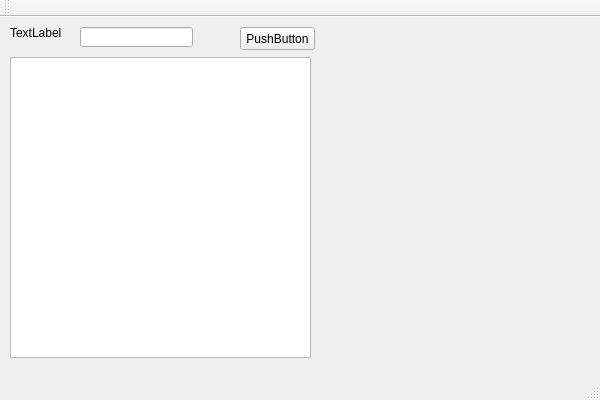
<?xml version="1.0" encoding="UTF-8"?>
<ui version="4.0">
 <class>MessageAnalyzerClass</class>
 <widget class="QMainWindow" name="MessageAnalyzerClass">
  <property name="geometry">
   <rect>
    <x>0</x>
    <y>0</y>
    <width>600</width>
    <height>400</height>
   </rect>
  </property>
  <property name="windowTitle">
   <string>MessageAnalyzer</string>
  </property>
  <widget class="QWidget" name="centralWidget">
   <widget class="QLabel" name="label">
    <property name="geometry">
     <rect>
      <x>10</x>
      <y>10</y>
      <width>54</width>
      <height>12</height>
     </rect>
    </property>
    <property name="text">
     <string>TextLabel</string>
    </property>
   </widget>
   <widget class="QLineEdit" name="lineEdit">
    <property name="geometry">
     <rect>
      <x>80</x>
      <y>10</y>
      <width>113</width>
      <height>20</height>
     </rect>
    </property>
   </widget>
   <widget class="QPushButton" name="pushButton">
    <property name="geometry">
     <rect>
      <x>240</x>
      <y>10</y>
      <width>75</width>
      <height>23</height>
     </rect>
    </property>
    <property name="text">
     <string>PushButton</string>
    </property>
   </widget>
   <widget class="QTextEdit" name="textEdit">
    <property name="geometry">
     <rect>
      <x>10</x>
      <y>40</y>
      <width>301</width>
      <height>301</height>
     </rect>
    </property>
   </widget>
  </widget>
  <widget class="QMenuBar" name="menuBar">
   <property name="geometry">
    <rect>
     <x>0</x>
     <y>0</y>
     <width>600</width>
     <height>23</height>
    </rect>
   </property>
  </widget>
  <widget class="QToolBar" name="mainToolBar">
   <attribute name="toolBarArea">
    <enum>TopToolBarArea</enum>
   </attribute>
   <attribute name="toolBarBreak">
    <bool>false</bool>
   </attribute>
  </widget>
  <widget class="QStatusBar" name="statusBar"/>
 </widget>
 <layoutdefault spacing="6" margin="11"/>
 <resources>
  <include location="MessageAnalyzer.qrc"/>
 </resources>
 <connections>
  <connection>
   <sender>pushButton</sender>
   <signal>clicked()</signal>
   <receiver>MessageAnalyzerClass</receiver>
   <slot>buttonClicked()</slot>
   <hints>
    <hint type="sourcelabel">
     <x>273</x>
     <y>61</y>
    </hint>
    <hint type="destinationlabel">
     <x>364</x>
     <y>71</y>
    </hint>
   </hints>
  </connection>
 </connections>
 <slots>
  <slot>buttonClicked()</slot>
 </slots>
</ui>
